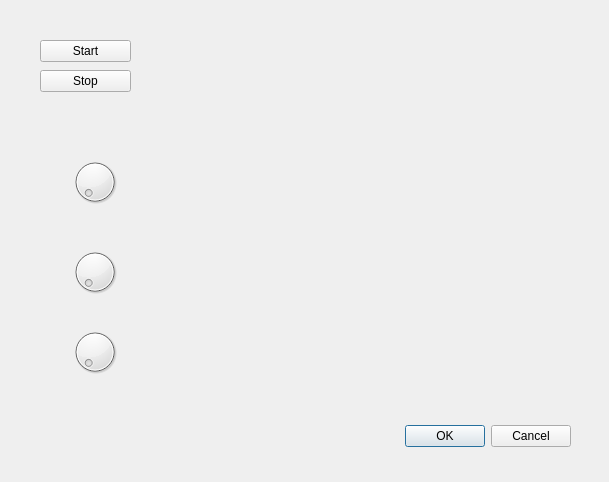
<?xml version="1.0" encoding="UTF-8"?>
<ui version="4.0">
 <class>main_Dialog</class>
 <widget class="QDialog" name="main_Dialog">
  <property name="geometry">
   <rect>
    <x>0</x>
    <y>0</y>
    <width>609</width>
    <height>482</height>
   </rect>
  </property>
  <property name="windowTitle">
   <string>Dialog</string>
  </property>
  <widget class="QDialogButtonBox" name="buttonBox">
   <property name="geometry">
    <rect>
     <x>390</x>
     <y>420</y>
     <width>181</width>
     <height>32</height>
    </rect>
   </property>
   <property name="orientation">
    <enum>Qt::Horizontal</enum>
   </property>
   <property name="standardButtons">
    <set>QDialogButtonBox::Cancel|QDialogButtonBox::Ok</set>
   </property>
  </widget>
  <widget class="QWidget" name="verticalLayoutWidget">
   <property name="geometry">
    <rect>
     <x>180</x>
     <y>30</y>
     <width>381</width>
     <height>371</height>
    </rect>
   </property>
   <layout class="QVBoxLayout" name="vlGL"/>
  </widget>
  <widget class="QPushButton" name="pushButtonStart">
   <property name="geometry">
    <rect>
     <x>40</x>
     <y>40</y>
     <width>91</width>
     <height>22</height>
    </rect>
   </property>
   <property name="text">
    <string>Start</string>
   </property>
  </widget>
  <widget class="QPushButton" name="pushButtonStop">
   <property name="geometry">
    <rect>
     <x>40</x>
     <y>70</y>
     <width>91</width>
     <height>22</height>
    </rect>
   </property>
   <property name="text">
    <string>Stop</string>
   </property>
  </widget>
  <widget class="QDial" name="dial_rot_x">
   <property name="geometry">
    <rect>
     <x>70</x>
     <y>150</y>
     <width>50</width>
     <height>64</height>
    </rect>
   </property>
   <property name="maximum">
    <number>360</number>
   </property>
  </widget>
  <widget class="QDial" name="dial_rot_y">
   <property name="geometry">
    <rect>
     <x>70</x>
     <y>240</y>
     <width>50</width>
     <height>64</height>
    </rect>
   </property>
   <property name="maximum">
    <number>360</number>
   </property>
  </widget>
  <widget class="QDial" name="dial_rot_z">
   <property name="geometry">
    <rect>
     <x>70</x>
     <y>320</y>
     <width>50</width>
     <height>64</height>
    </rect>
   </property>
   <property name="maximum">
    <number>360</number>
   </property>
  </widget>
 </widget>
 <resources/>
 <connections>
  <connection>
   <sender>buttonBox</sender>
   <signal>accepted()</signal>
   <receiver>main_Dialog</receiver>
   <slot>accept()</slot>
   <hints>
    <hint type="sourcelabel">
     <x>248</x>
     <y>254</y>
    </hint>
    <hint type="destinationlabel">
     <x>157</x>
     <y>274</y>
    </hint>
   </hints>
  </connection>
  <connection>
   <sender>buttonBox</sender>
   <signal>rejected()</signal>
   <receiver>main_Dialog</receiver>
   <slot>reject()</slot>
   <hints>
    <hint type="sourcelabel">
     <x>316</x>
     <y>260</y>
    </hint>
    <hint type="destinationlabel">
     <x>286</x>
     <y>274</y>
    </hint>
   </hints>
  </connection>
 </connections>
</ui>
